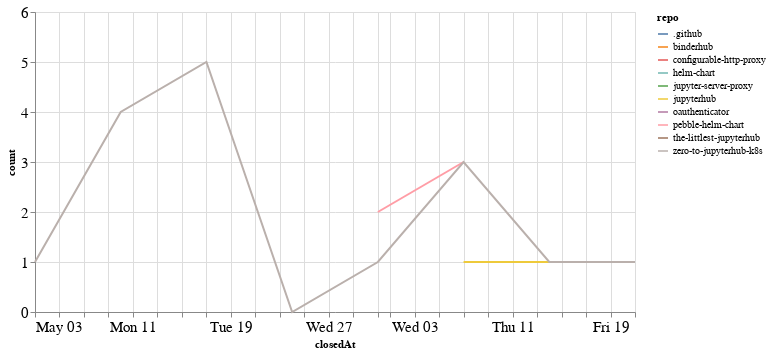

The notebook cell this image was saved under:
### Code cell
closed_by_time = closed_by.groupby('repo').resample('W', on='closedAt').count()['author'].reset_index()
closed_by_time = closed_by_time.rename(columns={'author': 'count'})

alt.Chart(closed_by_time, width=600).mark_line().encode(
    x='closedAt',
    y='count',
    color='repo',
    tooltip="repo"
)

### Figure 1 — Vega-Lite specification as saved in the notebook (floating-point values rounded to 4 significant figures)
{"config": {"axisLeft": {"labelFontSize": 15}, "axisBottom": {"labelFontSize": 15}}, "data": {"name": "data-2f8c4fdd3a074549ff3726ed74d900df"}, "mark": "line", "encoding": {"color": {"type": "nominal", "field": "repo"}, "tooltip": {"type": "nominal", "field": "repo"}, "x": {"type": "temporal", "field": "closedAt"}, "y": {"type": "quantitative", "field": "count"}}, "width": 600, "$schema": "https://vega.github.io/schema/vega-lite/v4.8.1.json", "datasets": {"data-2f8c4fdd3a074549ff3726ed74d900df": [{"repo": ".github", "closedAt": "2020-05-03T00:00:00", "count": 1}, {"repo": "binderhub", "closedAt": "2020-05-24T00:00:00", "count": 1}, {"repo": "configurable-http-proxy", "closedAt": "2020-05-31T00:00:00", "count": 6}, {"repo": "helm-chart", "closedAt": "2020-05-10T00:00:00", "count": 2}, {"repo": "jupyter-server-proxy", "closedAt": "2020-05-24T00:00:00", "count": 1}, {"repo": "jupyterhub", "closedAt": "2020-06-07T00:00:00", "count": 1}, {"repo": "jupyterhub", "closedAt": "2020-06-14T00:00:00", "count": 1}, {"repo": "oauthenticator", "closedAt": "2020-05-17T00:00:00", "count": 1}, {"repo": "pebble-helm-chart", "closedAt": "2020-05-31T00:00:00", "count": 2}, {"repo": "pebble-helm-chart", "closedAt": "2020-06-07T00:00:00", "count": 3}, {"repo": "the-littlest-jupyterhub", "closedAt": "2020-05-10T00:00:00", "count": 1}, {"repo": "zero-to-jupyterhub-k8s", "closedAt": "2020-05-03T00:00:00", "count": 1}, {"repo": "zero-to-jupyterhub-k8s", "closedAt": "2020-05-10T00:00:00", "count": 4}, {"repo": "zero-to-jupyterhub-k8s", "closedAt": "2020-05-17T00:00:00", "count": 5}, {"repo": "zero-to-jupyterhub-k8s", "closedAt": "2020-05-24T00:00:00", "count": 0}, {"repo": "zero-to-jupyterhub-k8s", "closedAt": "2020-05-31T00:00:00", "count": 1}, {"repo": "zero-to-jupyterhub-k8s", "closedAt": "2020-06-07T00:00:00", "count": 3}, {"repo": "zero-to-jupyterhub-k8s", "closedAt": "2020-06-14T00:00:00", "count": 1}, {"repo": "zero-to-jupyterhub-k8s", "closedAt": "2020-06-21T00:00:00", "count": 1}]}}
